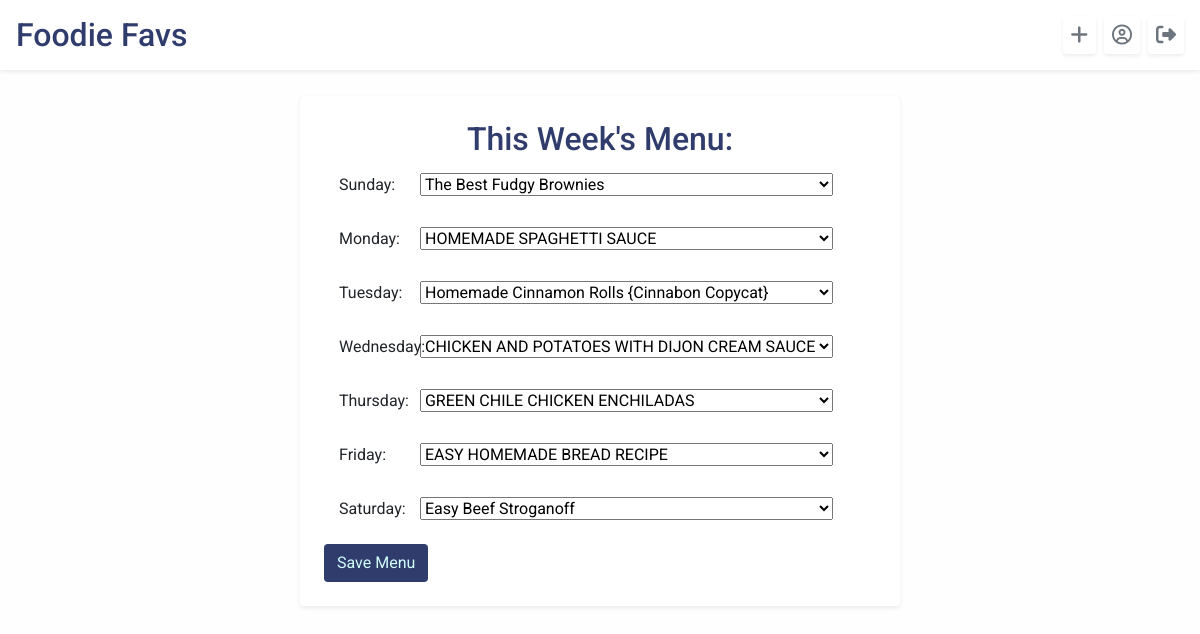
Page /home/edit_menu4 (signed in) on the committed database.
### foodie_app/models.py (models this page shows)
class Menu(models.Model):
    sunday = models.ForeignKey(Recipe, related_name="sunday_recipes", on_delete=models.CASCADE)
    monday = models.ForeignKey(Recipe, related_name="monday_recipes", on_delete=models.CASCADE)
    tuesday = models.ForeignKey(Recipe, related_name="tuesday_recipes", on_delete=models.CASCADE)
    wednesday = models.ForeignKey(Recipe, related_name="wednesday_recipes", on_delete=models.CASCADE)
    thursday = models.ForeignKey(Recipe, related_name="thursday_recipes", on_delete=models.CASCADE)
    friday = models.ForeignKey(Recipe, related_name="friday_recipes", on_delete=models.CASCADE)
    saturday = models.ForeignKey(Recipe, related_name="saturday_recipes", on_delete=models.CASCADE)
    editor = models.ForeignKey(User, related_name="menus", on_delete=models.CASCADE, default=1)
    created_at = models.DateTimeField(auto_now_add=True)
    updated_at = models.DateTimeField(auto_now=True)

class Recipe(models.Model):
    name = models.CharField(max_length=255)
    desc = models.CharField(max_length=255, default="")
    ingredients = models.TextField(default="")
    steps = models.TextField(default="")
    creator = models.ForeignKey(User, related_name="users", on_delete=models.CASCADE, default=1)
    source = models.CharField(max_length=255, default="")
    users_who_favorite = models.ManyToManyField(User, related_name="favorite_recipes", default=0)
    created_at = models.DateTimeField(auto_now_add=True)
    updated_at = models.DateTimeField(auto_now=True)
    objects = RecipeManager()

### foodie_app/views.py (the view)
# urls.py: path('edit_menu<int:menu_id>', views.edit_menu_page),
def edit_menu_page(request, menu_id):
    if 'userid' in request.session:
        context = {
            "user": User.objects.get(id=request.session['userid']),
            "menu": Menu.objects.get(id=menu_id),
            "recipes": Recipe.objects.all(),
        }
        return render(request, 'edit_menu.html', context)

### foodie_app/templates/edit_menu.html (shortened to what this page needs)
<!DOCTYPE html>
<html lang="en">
<head>
    <link rel="stylesheet" href="https://stackpath.bootstrapcdn.com/bootstrap/4.5.2/css/bootstrap.min.css"
>
    {% load static %}
    <link rel="stylesheet" href="{% static 'css/style.css' %}">
</head>
<body class="body">
    <header id="header" class="bg-white d-flex p-3 align-items-center shadow-sm mt-0">
        <h2 class="pr-5 mb-0"><a href="/home" class="home">Foodie Favs</a></h2>
        <a href="/home/new_recipe" class="ml-auto btn-outline-secondary btn-lg p-1 pl-2 pr-2 rounded shadow-sm"
            data-toggle="tooltip" data-placement="bottom" title="New Recipe"><i class="fas fa-plus"></i></a></i>
        <a href="/home/{{user.id}}" class="ml-2 btn-outline-secondary btn-lg p-1 pl-2 pr-2 rounded shadow-sm"
            data-toggle="tooltip" data-placement="bottom" title="Profile"><i class="far fa-user-circle"></i></a>
        <a href="/home/log_off" class="ml-2 btn-outline-secondary btn-lg p-1 pl-2 pr-2 rounded shadow-sm" data-toggle="tooltip"
            data-placement="bottom" title="Log Out"><i class="fas fa-sign-out-alt"></i></a>
    </header>
    <div class="pt-5"></div>
    <div class="w-50 shadow-sm mt-5 p-4 ml-auto mr-auto rounded recipe-card">
        <h2 class="text-center">This Week's Menu:</h2>
        <form action="/home/{{user.id}}/edit_menu" method="POST">
            <div class="form-group">
                <label class="col-sm-2 col-form-label" for="sunday">Sunday: </label>
                <select name="sunday" id="sunday">
                    <option value="{{menu.sunday.id}}">{{menu.sunday.name}}</option>
                </select>
            </div>
            <div class="form-group">
                <label class="col-sm-2 col-form-label" for="monday">Monday: </label>
                <select name="monday" id="monday">
                    <option value="{{menu.monday.id}}">{{menu.monday.name}}</option>
                </select>
            </div>
            <div class="form-group">
                <label class="col-sm-2 col-form-label" for="tuesday">Tuesday: </label>
                <select name="tuesday" id="tuesday">
                    <option value="{{menu.tuesday.id}}">{{menu.tuesday.name}}</option>
                </select>
            </div>
            <div class="form-group">
                <label class="col-sm-2 col-form-label" for="wednesday">Wednesday: </label>
                <select name="wednesday" id="wednesday">
                    <option value="{{menu.wednesday.id}}">{{menu.wednesday.name}}</option>
                </select>
            </div>
            <div class="form-group">
                <label class="col-sm-2 col-form-label" for="thursday">Thursday: </label>
                <select name="thursday" id="thursday">
                    <option value="{{menu.thursday.id}}">{{menu.thursday.name}}</option>
                </select>
            </div>
            <div class="form-group">
                <label class="col-sm-2 col-form-label" for="friday">Friday: </label>
                <select name="friday" id="friday">
                    <option value="{{menu.friday.id}}">{{menu.friday.name}}</option>
                </select>
            </div>
            <div class="form-group">
                <label class="col-sm-2 col-form-label" for="saturday">Saturday: </label>
                <select name="saturday" id="saturday">
                    <option value="{{menu.saturday.id}}">{{menu.saturday.name}}</option>
                </select>
            </div>
            <input type="submit" name="submit" id="submit" value="Save Menu" class="save-menu btn">
        </form>
    </div>
</body>
</html>

### foodie_app/static/css/style.css (style rules this page uses)
body { font-family: "Roboto", sans-serif; background-color: #fefefe; }
.recipe-card { background-color: white; }
h2, .home { color: #303c6c; }
#log-off, .edit-recipe, .save-menu, .submit { background-color: #303c6c; color: #d2fdff; }
#header { width: 100%; position: fixed; top: 0; left: 0; width: 100%; }

### rows in the picture
Menu: sunday "The Best Fudgy Brownies", monday "HOMEMADE SPAGHETTI SAUCE", tuesday "Homemade Cinnamon Rolls {Cinnabon Copycat}", wednesday "CHICKEN AND POTATOES WITH DIJON CREAM SAUCE", thursday "GREEN CHILE CHICKEN ENCHILADAS", friday "EASY HOMEMADE BREAD RECIPE", saturday "Easy Beef Stroganoff"
